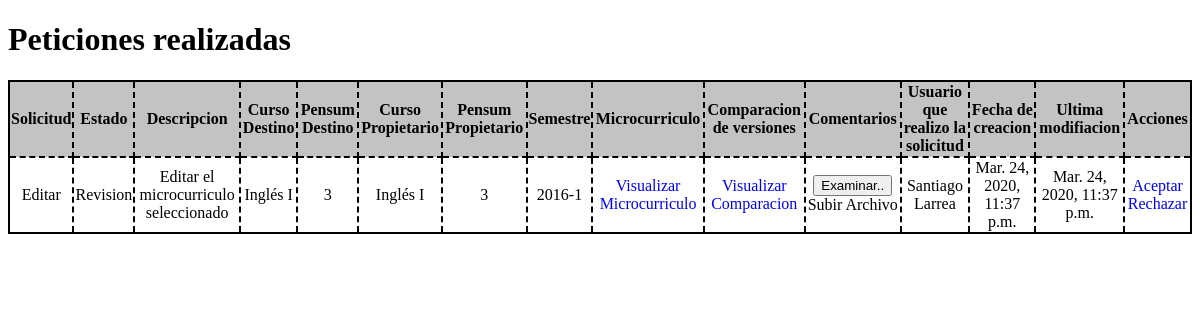
/peticiones/ (signed in), run on an earlier commit of the app's database.
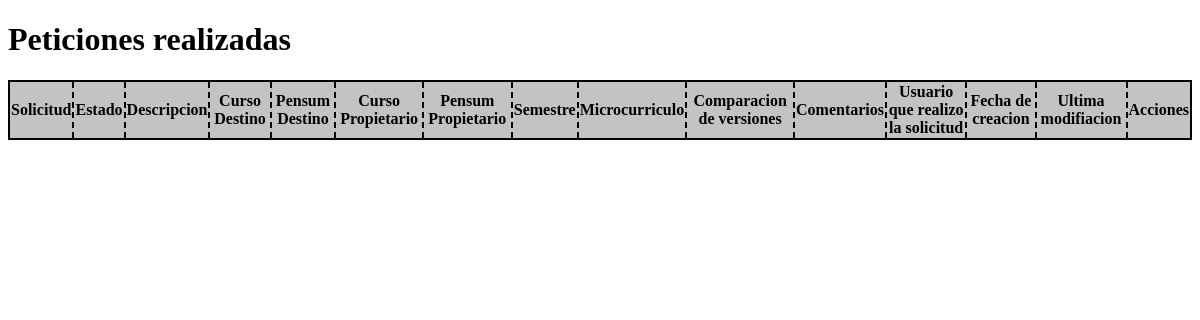
And on a later commit of the database.
### core/models.py (models this page shows, shortened)
class Solicitud(models.Model):
    id = models.AutoField(primary_key=True)
    soli = models.CharField(max_length=255, verbose_name="Solicitud")
    estado = models.CharField(max_length=255, verbose_name="Estado")
    descripcion = models.TextField(verbose_name="Descripcion")
    curso_destino = models.CharField(max_length=255, verbose_name="Curso Destino")
    pensum_destino = models.CharField(max_length=255, verbose_name="Pensum Destino")
    curso_propietario = models.CharField(max_length=255, verbose_name="Curso Propietario")
    pensum_propietario = models.CharField(max_length=255, verbose_name="Pensum Propietario")
    semestre_asignar = models.CharField(max_length=255, verbose_name="Semestre a asignar")
    microcurriculo = models.ForeignKey(Microcurriculum_2,verbose_name="Microcurriculo",on_delete=models.SET_NULL,null=True)
    archivo = models.FileField(upload_to="files/",verbose_name="Comentarios")
    usuario = models.CharField(max_length=255, verbose_name="Usuario que realizo la peticion")
    coordinador = models.CharField(max_length=255, verbose_name="Coordinador que estudio la peticion")
    original = models.CharField(max_length=255, verbose_name="Microcurriculo Original")
    tipo = models.CharField(max_length=255, verbose_name="Tipo")
    created = models.DateTimeField(auto_now_add=True, verbose_name="Fecha de creacion")
    updated = models.DateTimeField(auto_now=True, verbose_name="Fecha de actualizacion")
    class Meta:
        verbose_name = "Solicitud"
        verbose_name_plural = "Solicitudes"
        ordering = ["id"]

### core/views.py (the view, shortened to what this page needs)
# urls.py: path('peticiones/',views.peticiones,name="peticiones")
def peticiones(request):
    if request.user.is_authenticated:
        if (str(request.user.groups.all()[0])=='Coordinador' or str(request.user.groups.all()[0])=='Editor'):
            peticion=Solicitud.objects.all()
            return render(request, "core/peticiones.html",{'solicitudes':peticion})
        else:
            return redirect('/nucleo')
    return redirect('/login')

### core/templatetags/auth_extras.py (called while the page is built)
@register.filter(name='has_group')
def has_group(user, group_name):
    group = Group.objects.get(name=group_name)
    return True if group in user.groups.all() else False

### core/templates/core/peticiones.html (shortened to what this page needs)
<!DOCTYPE html>
<html lang="es">
{% load auth_extras %}
{% load static %}
<head>
</head>
<h1>Peticiones realizadas</h1>
<body>
    <form method="POST" enctype="multipart/form-data">
        <table>
            <tr class="td1">
                <td><strong>Solicitud</strong></td>
                <td><strong>Estado</strong></td>
                <td><strong>Descripcion</strong></td>
                <td><strong>Curso Destino</strong></td>
                <td><strong>Pensum Destino</strong></td>
                <td><strong>Curso Propietario</strong></td>
                <td><strong>Pensum Propietario</strong></td>
                <td><strong>Semestre</strong></td>
                <td><strong>Microcurriculo</strong></td>
                <td><strong>Comparacion de versiones</strong></td>
                <td><strong>Comentarios</strong></td>
                {% if request.user|has_group:"Coordinador" %}
                    <td><strong>Usuario que realizo la solicitud</strong></td>
                {% elif request.user|has_group:"Editor" %}
                    <td><strong>Usuario que estudio la solicitud</strong></td>
                {% endif %}
                <td><strong>Fecha de creacion</strong></td>
                <td><strong>Ultima modifiacion</strong></td>
                <td><strong>Acciones</strong></td>
            </tr>
            {% for solicitud in solicitudes %}
            {% if solicitud.tipo == "Abierto" %}
                <tr>
                    <td id="soli{{solicitud.microcurriculo.id}}" name="soli{{solicitud.microcurriculo.id}}">{{solicitud.soli}}</td>
                    <td id="estado{{solicitud.microcurriculo.id}}" name="estado{{solicitud.microcurriculo.id}}">{{solicitud.estado}}</td>
                    <td id="descripcion{{solicitud.microcurriculo.id}}" name="descripcion{{solicitud.microcurriculo.id}}">{{solicitud.descripcion}}</td>
                    <td id="curso_d{{solicitud.microcurriculo.id}}" name="curso_d{{solicitud.microcurriculo.id}}">{{solicitud.curso_destino}}</td>
                    <td id="pensum_d{{solicitud.microcurriculo.id}}" name="pensum_d{{solicitud.microcurriculo.id}}">{{solicitud.pensum_destino}}</td>
                    <td id="curso_p{{solicitud.microcurriculo.id}}" name="curso_p{{solicitud.microcurriculo.id}}">{{solicitud.curso_propietario}}</td>
                    <td id="pensum_p{{solicitud.microcurriculo.id}}" name="pensum_p{{solicitud.microcurriculo.id}}">{{solicitud.pensum_propietario}}</td>
                    <td id="semestre{{solicitud.microcurriculo.id}}" name="semestre{{solicitud.microcurriculo.id}}">{{solicitud.semestre_asignar}}</td>
                    <td><a href="javascript:micro({{solicitud.microcurriculo.id}})">Visualizar Microcurriculo</a></td>
                    <td><a href="javascript:comparacion({{solicitud.microcurriculo.id}})">Visualizar Comparacion</a></td>
                    {% if request.user|has_group:"Coordinador" %}
                        {% if solicitud.estado == "Revision" %}
                            <td>
                                <button type="button" onclick="abrir('file{{solicitud.microcurriculo.id}}')" id="boton{{solicitud.microcurriculo.id}}">Examinar..</button>
                                <span id="text{{solicitud.microcurriculo.id}}">Subir Archivo</span>
                            </td>
                        {% else %}
                            <td><a href="{{solicitud.archivo.url}}" download>Archivo adjunto</a></td>
                        {% endif %}
                        <td id="user{{solicitud.microcurriculo.id}}" name="user{{solicitud.microcurriculo.id}}">{{solicitud.usuario}}</td>
                        <td id="date_new{{solicitud.microcurriculo.id}}" name="date_new{{solicitud.microcurriculo.id}}">{{solicitud.created}}</td>
                        <td id="date{{solicitud.microcurriculo.id}}" name="date{{solicitud.microcurriculo.id}}">{{solicitud.updated}}</td>
                        {% if solicitud.estado == "Revision" %}
                        <td>
                            <a href="javascript:aceptar({{solicitud.microcurriculo.id}})" class="isActivated">Aceptar</a>
                            <a href="javascript:rechazar({{solicitud.microcurriculo.id}})" class="isActivated">Rechazar</a>
                        </td>
                        {% else %}
                        <td>
                            <a href="" class="isDisabled">Aceptar</a>
                            <a href="" class="isDisabled">Rechazar</a>
                        </td>
                        {% endif %}
                    {% endif %}
                </tr>
            {% endif %}
            {% endfor %}
        </table>
    </form>
</body>
</html>

### core/templates/core/peticiones.html (style rules this page uses)
table { border-collapse: collapse; text-align: center; border: black 2px solid; }
td { border: black 2px dashed; }
tr { border: black 2px dashed; }
.td1 { background: #c3c3c3; }

What changed in the data, as far as the page shows it:
removed Solicitud: soli "Editar", estado "Revision", descripcion "Editar el microcurriculo seleccionado", curso_destino "Inglés I", pensum_destino "3", curso_propietario "Inglés I", pensum_propietario "3", semestre_asignar "2016-1", usuario "Santiago Larrea", created "Mar. 24, 2020, 11:37 p.m.", updated "Mar. 24, 2020, 11:37 p.m."
